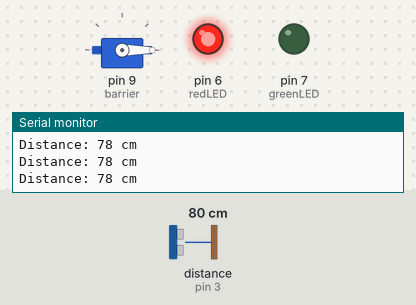
Simulated run of this sketch. Board: Arduino Uno, built with avr-gcc and run on an emulated ATmega328P. On the bench: servo, output pins drawn as LEDs (lit = HIGH), the last lines printed to the serial monitor. Wiring (inferred from the names in the program): ultrasonic range finder: trigger pin 2; echo pin 3. Inputs (shaded band) come from the test bench; at power-on: distance to the obstacle (sensor on pin 3) 80 cm. The echo pulse lasts 58.3 µs per cm; pins used as bus, display or sensor lines are not drawn.

Above: at 1.2 s.
1.3 s: distance to the obstacle (sensor on pin 3) set to 24 cm
2.8 s: distance to the obstacle (sensor on pin 3) set to 19 cm
At 3.5 s:
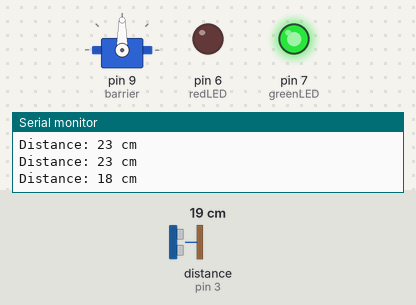
4.3 s: distance to the obstacle (sensor on pin 3) set to 35 cm
At 5.2 s:
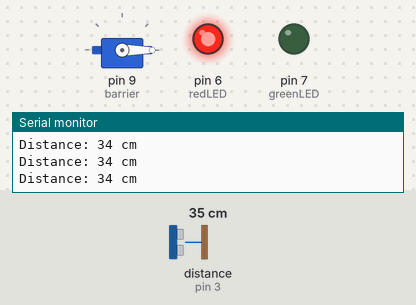
6.4 s: distance to the obstacle (sensor on pin 3) set to 2 cm
At 7.9 s:
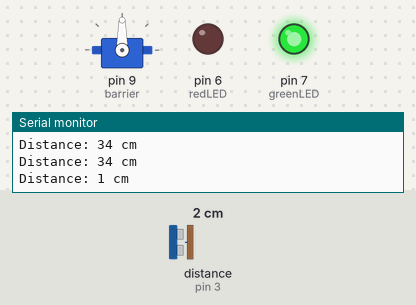
Timing chart, 0 to 8.9 s (numbered marks = the images above; inputs shaded):
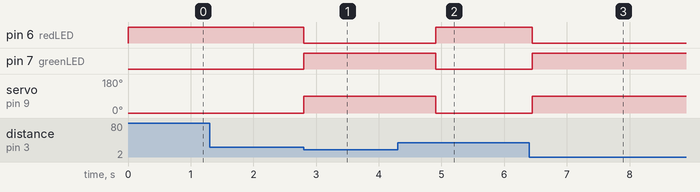

Measured:
- the behaviour switches between 22 and 21 cm on distance to the obstacle (sensor on pin 3) (found by bisection; images 0 and 1)
- after the input at 2.8 s, pin 6 (redLED): HIGH → LOW at once; pin 7 (greenLED): LOW → HIGH at once; servo on pin 9 (barrier): 0° → 90° at once
- after the input at 4.3 s, pin 6 (redLED): LOW → HIGH after 0.61 s; pin 7 (greenLED): HIGH → LOW after 0.61 s; servo on pin 9 (barrier): 90° → 0° after 0.61 s
- after the input at 6.4 s, pin 6 (redLED): HIGH → LOW after 0.05 s; pin 7 (greenLED): LOW → HIGH after 0.05 s; servo on pin 9 (barrier): 0° → 90° after 0.05 s

The sketch:

unocode1.ino
```cpp
#include <Servo.h>

Servo barrier;

const int trigPin = 2;
const int echoPin = 3;

const int redLED = 6;
const int greenLED = 7;

const int threshold = 20;

long duration;
int distance;

void setup() {
  pinMode(trigPin, OUTPUT);
  pinMode(echoPin, INPUT);

  pinMode(redLED, OUTPUT);
  pinMode(greenLED, OUTPUT);

  barrier.attach(9);

  barrier.write(0);

  digitalWrite(redLED, HIGH);
  digitalWrite(greenLED, LOW);

  Serial.begin(9600);
}

void loop() {

  digitalWrite(trigPin, LOW);
  delayMicroseconds(2);

  digitalWrite(trigPin, HIGH);
  delayMicroseconds(10);

  digitalWrite(trigPin, LOW);

  duration = pulseIn(echoPin, HIGH);

  distance = duration * 0.034 / 2;

  Serial.print("Distance: ");
  Serial.print(distance);
  Serial.println(" cm");

  if (distance <= threshold && distance > 0) {

    barrier.write(90);

    digitalWrite(redLED, LOW);
    digitalWrite(greenLED, HIGH);

    delay(2000);
  }

  else {

    barrier.write(0);

    digitalWrite(redLED, HIGH);
    digitalWrite(greenLED, LOW);
  }

  delay(100);
}
```
